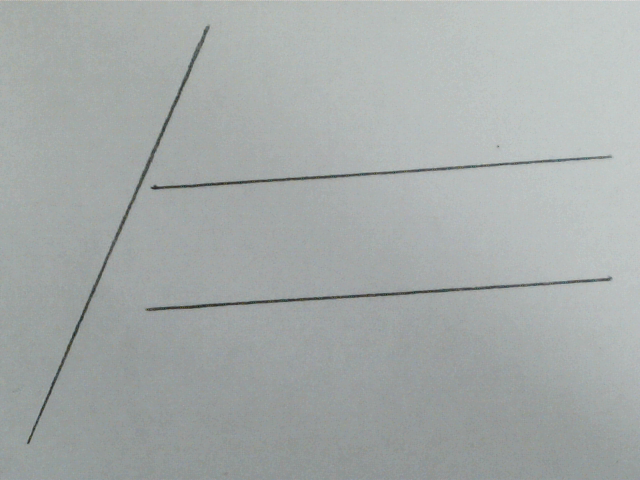
#> input picture coordinates_conversion/test_image.png, 640 x 480 px
$ python coordinate_test2.py   (Python 2 division)
#> lines starting #> are read from the running program, lines starting #| are printed output that depends on the picture; after the words box and inside, x2 and y2 are one past the last pixel; in counts of white or black regions, pixels touching at a corner belong together; long printed decimals are rounded
import cv2
import numpy as np
import math

try:
    img = cv2.imread('test_image.png')
#> img is the input picture: shape (480, 640, 3); mean B, G, R 169.3, 170.5, 165.1
    gray = cv2.cvtColor(img,cv2.COLOR_BGR2GRAY)
    edges = cv2.Canny(gray,50,150,apertureSize = 3)
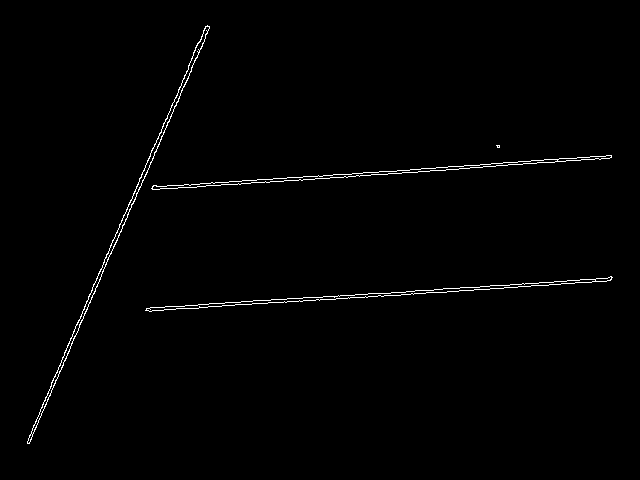
#> edges: shape (480, 640); 0.95% white in thin lines or dots, all inside (x1, y1, x2, y2) = (27, 25, 613, 444)

    cv2.imwrite('gray.png',gray)

    lines = cv2.HoughLines(edges,1,np.pi/180,200)
#> lines = [[197, 1.5], [200, 1.5], [319, 1.5], [203, 0.419]]

    total_l = 0
    num_lines = 0

    vlength = 0
    rlength = 11

    origin_vx = 0
    origin_vy = 0
    origin_rx = 0
    origin_ry = 0

    coord_vx = []
    coord_vy = []
    coord_rx = []
    coord_ry = []

    if not lines is None:
        print "found!"
        for rho,theta in lines[0]:
            a = np.cos(theta)
            b = np.sin(theta)
            x0 = a*rho
            y0 = b*rho
            x1 = int(x0 + 1000*(-b))
            y1 = int(y0 + 1000*(a))
            x2 = int(x0 - 1000*(-b))
            y2 = int(y0 - 1000*(a))

            print x1
            print x2
            print y1
            print y2
            print ""

            d_x = x1 - x2
            d_y = y1 - y2
            d = math.sqrt(d_x * d_x + d_y * d_y)
            print d
            print ""
            print ""

            total_l = total_l + d
            num_lines = num_lines + 1

            cv2.line(img,(x1,y1),(x2,y2),(0,0,255),2)

            if num_lines == 1:
                origin_vx = x1
                origin_vy = y1

            else:
                coord_vx.append(x1)
                coord_vx.append(x2)
                coord_vy.append(y1)
                coord_vy.append(y2)
#> this loop made 1 pass
#> (rho, theta, a, b, x0, y0, x1, y1) on pass 1: (197, 1.5, 0.0698, 0.998, 13.74, 196.5, -983, 266)
#| -983
#| 1011
#| 266
#| 126
#| 1998.909
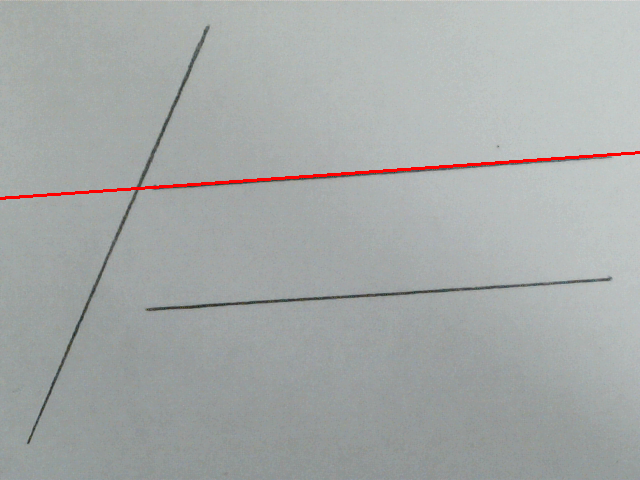
#> img: shape (480, 640, 3); 0.63% of pixels changed, all inside (x1, y1, x2, y2) = (0, 151, 640, 200)
#> after the loop, coord_vx = []; coord_vy = []; num_lines = 1; total_l = 1998.9

        vlength = total_l / num_lines
#> vlength = 1998.9
        print vlength
#| 1998.909

        print "(" , origin_vx, ",", origin_vy, ")"
#| ( -983 , 266 )

        print ""
        print ""

        distance = rlength / vlength
#> distance = 0.0055

        for index in range(len(coord_vx)):
            coord_rx.append((origin_vx - coord_vx[index]) * distance)
            coord_ry.append((origin_vy - coord_vy[index]) * distance)

            font = cv2.FONT_HERSHEY_SIMPLEX
            cv2.putText(img,"index",(coord_vx[index],coord_vy[index]), font, 4,(255,255,255),2)

            #cv2.putText(img,"1",(100,50), font, 4,(20,25,55),2)


            print "(" , coord_vx[index], ",", coord_vy[index], ")", "(" , coord_rx[index], ",", coord_ry[index], ")"
#> this loop made 0 passes
#> after the loop, coord_rx = []; coord_ry = []

    else:
        print "none"
    cv2.imwrite('lines.png',img)

    raw_input()

except Exception as ex:
    print ex
    raw_input()
